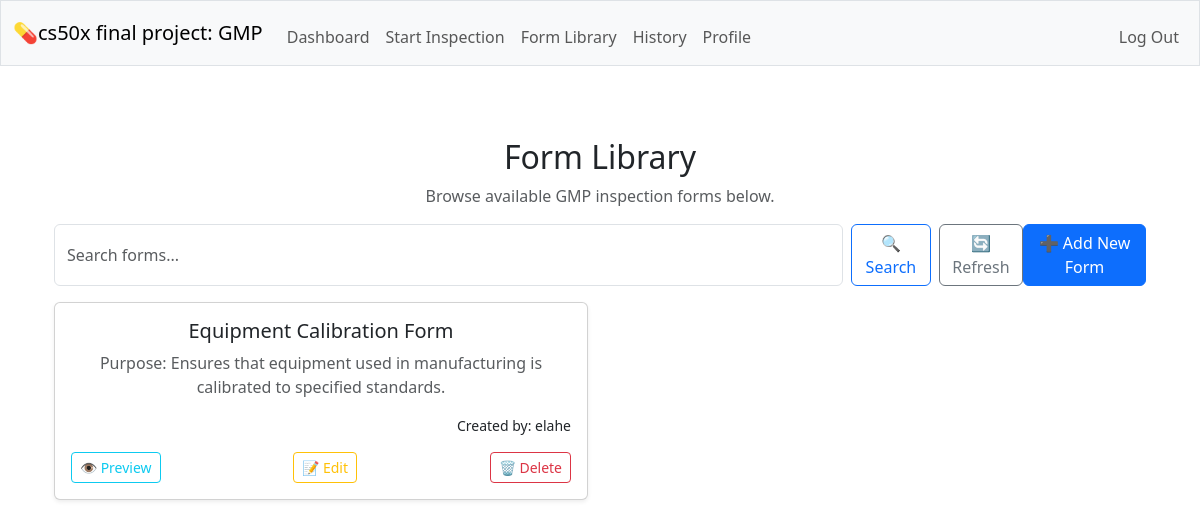
/forms_show (signed in), run on an earlier commit of the app's database.
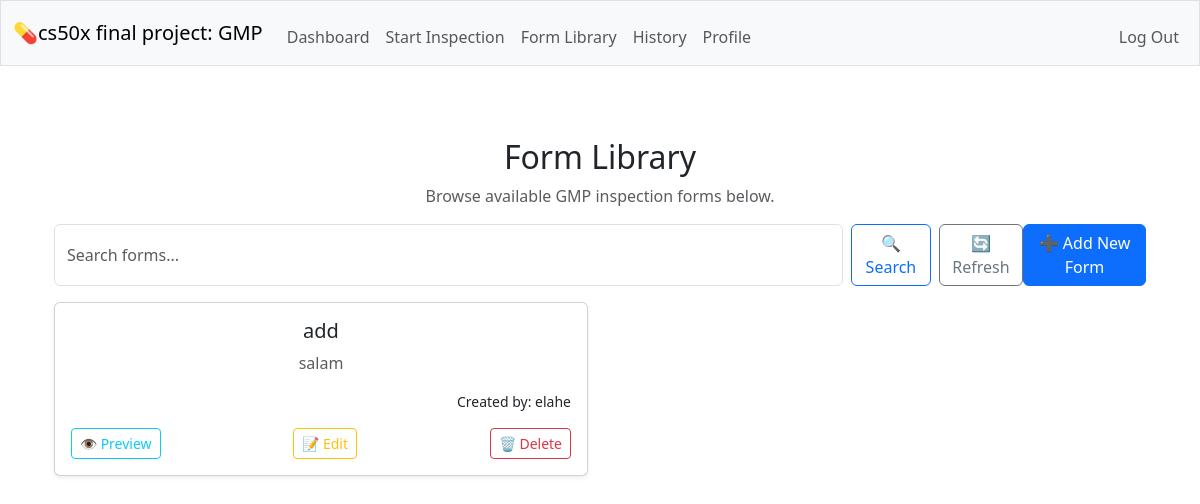
And on a later commit of the database.
### tables this page shows
CREATE TABLE forms (id INTEGER PRIMARY KEY AUTOINCREMENT NOT NULL, name TEXT NOT NULL UNIQUE, description TEXT NOT NULL, created_by INTEGER NOT NULL, FOREIGN KEY (created_by) REFERENCES users(id) );

CREATE TABLE users (id INTEGER PRIMARY KEY AUTOINCREMENT NOT NULL, username TEXT NOT NULL UNIQUE, hash TEXT NOT NULL, role TEXT NOT NULL DEFAULT 'inspector', created_at DATETIME DEFAULT CURRENT_TIMESTAMP);

### app.py (the view)
@app.route("/forms_show", methods=["GET", "POST"])
@login_required
def forms_show():
    search_query = request.form.get("search") if request.method == "POST" else None
    if search_query:
        forms = db.execute(
            """SELECT forms.*, users.username AS created_by_name
               FROM forms JOIN users ON forms.created_by = users.id
               WHERE forms.name LIKE ? ORDER BY forms.id DESC""",
            f"%{search_query}%"
        )
    else:
        forms = db.execute(
            """SELECT forms.*, users.username AS created_by_name
               FROM forms JOIN users ON forms.created_by = users.id
               ORDER BY forms.id DESC"""
        )
    return render_template("forms_show.html", forms=forms)

### helpers.py (called while the page is built)
def login_required(f):
    @wraps(f)
    def decorated_function(*args, **kwargs):
        if session.get("user_id") is None:
            return redirect("/login")
        return f(*args, **kwargs)
    return decorated_function

### templates/forms_show.html (shortened to what this page needs)
{% extends "layout.html" %}
{% block main %}
<div class="container mt-4">
    <h2>Form Library</h2>
    <p class="text-muted">Browse available GMP inspection forms below.</p>
    <form method="POST" class="d-flex mb-3">
        <input name="search" class="form-control me-2" type="search" placeholder="Search forms..." aria-label="Search">
        <button class="btn btn-outline-primary me-2" type="submit">🔍 Search</button>
        <a href="/forms_show" class="btn btn-outline-secondary">🔄 Refresh</a>
            <a href="/forms_show/new" class="btn btn-primary ms-auto">➕ Add New Form</a>
    </form>
    {% if forms %}
        <div class="row row-cols-1 row-cols-md-2 g-4">
            {% for form in forms %}
            <div class="col">
                <div class="card h-100 shadow-sm">
                    <div class="card-body">
                        <h5 class="card-title">{{ form.name }}</h5>
                        <p class="card-text text-muted">{{ form.description }}</p>
                        <p class="text-end small">Created by: {{ form.created_by_name }}</p>
                        <div class="d-flex justify-content-between">
                            <a href="/forms_show/{{ form.id }}/preview" class="btn btn-outline-info btn-sm">👁️ Preview</a>
                            <a href="/forms_show/{{ form.id }}/edit" class="btn btn-outline-warning btn-sm">📝 Edit</a>
                            <form method="POST" action="/forms_show/{{ form.id }}/delete" onsubmit="return confirm('Are you sure you want to delete this form? This action cannot be undone.');" style="display:inline;">
                                <button type="submit" class="btn btn-outline-danger btn-sm">🗑️ Delete</button>
                            </form>
                        </div>
                    </div>
                </div>
            </div>
            {% endfor %}
        </div>
    {% else %}
        <p class="text-muted mt-4">No forms found.</p>
    {% endif %}
</div>
{% endblock %}

### templates/layout.html (shortened to what this page needs)
<!DOCTYPE html>
<html lang="en">
    <head>
        <link href="https://cdn.jsdelivr.net/npm/bootstrap@5.3.3/dist/css/bootstrap.min.css" rel="stylesheet">
        <link href="/static/styles.css" rel="stylesheet">
    </head>
    <body>
        <nav class="bg-light border navbar navbar-expand-md navbar-light">
            <div class="container-fluid">
                <a class="navbar-brand" href="/">💊cs50x final project: GMP</a>
                <div class="collapse navbar-collapse" id="navbar">
                    {% if session["user_id"] %}
                        <ul class="navbar-nav me-auto mt-2">
                            <li class="nav-item"><a class="nav-link" href="/">Dashboard</a></li>
                            <li class="nav-item"><a class="nav-link" href="/start">Start Inspection</a></li>
                            <li class="nav-item"><a class="nav-link" href="/forms_show">Form Library</a></li>
                            <li class="nav-item"><a class="nav-link" href="/history">History</a></li>
                            <li class="nav-item"><a class="nav-link" href="/">Profile</a></li>
                        </ul>
                        <ul class="navbar-nav ms-auto mt-2">
                            <li class="nav-item"><a class="nav-link" href="/logout">Log Out</a></li>
                        </ul>
                    {% else %}
                        <ul class="navbar-nav ms-auto mt-2">
                            <li class="nav-item"><a class="nav-link" href="/register">Register</a></li>
                            <li class="nav-item"><a class="nav-link" href="/login">Log In</a></li>
                        </ul>
                    {% endif %}
                </div>
            </div>
        </nav>
        <main class="container py-5 text-center">
            {% block main %}{% endblock %}
        </main>
    </body>
</html>

What changed in the data, as far as the page shows it:
removed forms: name "Equipment Calibration Form", description "Purpose: Ensures that equipment used in manufacturing is calibrated to specified standards.", created_by_name "elahe"
added forms: name "add", description "salam", created_by_name "elahe"
